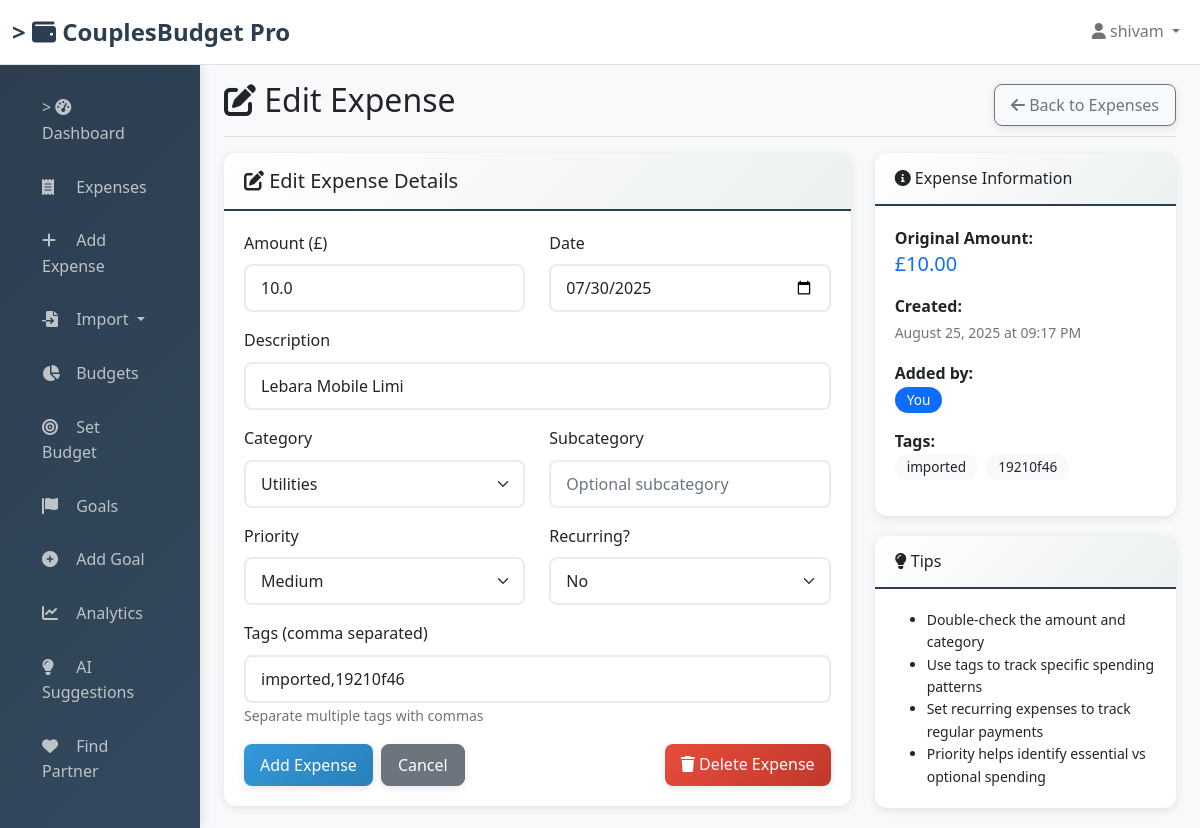
The app's page /expenses/edit/3 (signed in) with its own data.
### app/models.py (models this page shows, shortened)
class User(UserMixin, db.Model):
    id = db.Column(db.Integer, primary_key=True)
    username = db.Column(db.String(80), unique=True, nullable=False, index=True)
    email = db.Column(db.String(120), unique=True, nullable=False, index=True)
    password_hash = db.Column(db.String(256))
    partner_id = db.Column(db.Integer, db.ForeignKey('user.id'), nullable=True)
    profile_picture = db.Column(db.String(200), nullable=True, default='default.png')
    is_admin = db.Column(db.Boolean, default=False)
    is_active = db.Column(db.Boolean, default=True)
    last_login = db.Column(db.DateTime, nullable=True)
    created_at = db.Column(db.DateTime, default=datetime.utcnow)
    updated_at = db.Column(db.DateTime, default=datetime.utcnow, onupdate=datetime.utcnow)
    expenses = db.relationship('Expense', backref='user', lazy=True, cascade='all, delete-orphan')
    budgets = db.relationship('Budget', backref='user', lazy=True, cascade='all, delete-orphan')
    goals = db.relationship('Goal', backref='user', lazy=True, cascade='all, delete-orphan')
    investments = db.relationship('Investment', backref='user', lazy=True, cascade='all, delete-orphan')
    imported_transactions = db.relationship('ImportedTransaction', backref='user', lazy=True, cascade='all, delete-orphan')

class Expense(db.Model):
    id = db.Column(db.Integer, primary_key=True)
    user_id = db.Column(db.Integer, db.ForeignKey('user.id'), nullable=False)
    amount = db.Column(db.Float, nullable=False)
    description = db.Column(db.String(200), nullable=False)
    category = db.Column(db.String(50), nullable=False)
    subcategory = db.Column(db.String(50), nullable=True)
    date = db.Column(db.Date, nullable=False, default=datetime.utcnow)
    is_recurring = db.Column(db.Boolean, default=False)
    frequency = db.Column(db.String(20), nullable=True)  # monthly, weekly, yearly
    priority = db.Column(db.String(20), default='medium')  # low, medium, high
    tags = db.Column(db.String(200), nullable=True)
    created_at = db.Column(db.DateTime, default=datetime.utcnow)

### app/routes/expenses.py (the view, shortened to what this page needs)
@expenses_bp.route('/edit/<int:expense_id>', methods=['GET', 'POST'])
@login_required
def edit_expense(expense_id):
    expense = Expense.query.get_or_404(expense_id)
    if expense.user_id != current_user.id:
        flash('You can only edit your own expenses!', 'error')
        return redirect(url_for('expenses.list_expenses'))
    form = ExpenseForm(obj=expense)
    form.is_recurring.data = 'True' if expense.is_recurring else 'False'
    return render_template('edit_expense.html', form=form, expense=expense)

### templates/edit_expense.html (shortened to what this page needs)
{% extends "base.html" %}
{% block content %}
<div class="d-flex justify-content-between flex-wrap flex-md-nowrap align-items-center pt-3 pb-2 mb-3 border-bottom">
    <h1 class="h2"><i class="fas fa-edit"></i> Edit Expense</h1>
    <div class="btn-toolbar mb-2 mb-md-0">
        <a href="{{ url_for('expenses.list_expenses') }}" class="btn btn-outline-secondary">
            <i class="fas fa-arrow-left"></i> Back to Expenses
        </a>
    </div>
</div>
<div class="row">
    <div class="col-md-8">
        <div class="card">
            <div class="card-header">
                <h5 class="mb-0"><i class="fas fa-edit"></i> Edit Expense Details</h5>
            </div>
            <div class="card-body">
                <form method="POST">
                    <div class="row">
                        <div class="col-md-6 mb-3">
                            {{ form.amount.label(class="form-label") }}
                            {{ form.amount(class="form-control", step="0.01", min="0") }}
                        </div>
                        <div class="col-md-6 mb-3">
                            {{ form.date.label(class="form-label") }}
                            {{ form.date(class="form-control") }}
                        </div>
                    </div>
                    <div class="mb-3">
                        {{ form.description.label(class="form-label") }}
                        {{ form.description(class="form-control", placeholder="What did you spend on?") }}
                    </div>
                    <div class="row">
                        <div class="col-md-6 mb-3">
                            {{ form.category.label(class="form-label") }}
                            {{ form.category(class="form-select") }}
                        </div>
                        <div class="col-md-6 mb-3">
                            {{ form.subcategory.label(class="form-label") }}
                            {{ form.subcategory(class="form-control", placeholder="Optional subcategory") }}
                        </div>
                    </div>
                    <div class="row">
                        <div class="col-md-6 mb-3">
                            {{ form.priority.label(class="form-label") }}
                            {{ form.priority(class="form-select") }}
                        </div>
                        <div class="col-md-6 mb-3">
                            {{ form.is_recurring.label(class="form-label") }}
                            {{ form.is_recurring(class="form-select", onchange="toggleFrequency()") }}
                        </div>
                    </div>
                    <div class="mb-3">
                        {{ form.tags.label(class="form-label") }}
                        {{ form.tags(class="form-control", placeholder="e.g., groceries, weekly shopping") }}
                        <small class="form-text text-muted">Separate multiple tags with commas</small>
                    </div>
                    <div class="d-flex gap-2">
                        {{ form.submit(class="btn btn-primary") }}
                        <a href="{{ url_for('expenses.list_expenses') }}" class="btn btn-secondary">Cancel</a>
                        <a href="{{ url_for('expenses.delete_expense', expense_id=expense.id) }}"
                           class="btn btn-danger ms-auto"
                           onclick="return confirm('Are you sure you want to delete this expense?')">
                            <i class="fas fa-trash"></i> Delete Expense
                        </a>
                    </div>
                </form>
            </div>
        </div>
    </div>
    <div class="col-md-4">
        <div class="card">
            <div class="card-header">
                <h6 class="mb-0"><i class="fas fa-info-circle"></i> Expense Information</h6>
            </div>
            <div class="card-body">
                <div class="mb-3">
                    <strong>Original Amount:</strong><br>
                    <span class="h5 text-primary">£{{ "%.2f"|format(expense.amount) }}</span>
                </div>
                <div class="mb-3">
                    <strong>Created:</strong><br>
                    <small class="text-muted">{{ expense.created_at.strftime('%B %d, %Y at %I:%M %p') }}</small>
                </div>
                <div class="mb-3">
                    <strong>Added by:</strong><br>
                    {% if expense.user_id == current_user.id %}
                        <span class="badge bg-primary">You</span>
                    {% else %}
                        <span class="badge bg-info">Your Partner</span>
                    {% endif %}
                </div>
                {% if expense.tags %}
                <div class="mb-3">
                    <strong>Tags:</strong><br>
                    {% for tag in expense.tags.split(',') %}
                        <span class="badge bg-light text-dark me-1">{{ tag.strip() }}</span>
                    {% endfor %}
                </div>
                {% endif %}
            </div>
        </div>
        <div class="card mt-3">
            <div class="card-header">
                <h6 class="mb-0"><i class="fas fa-lightbulb"></i> Tips</h6>
            </div>
            <div class="card-body">
                <ul class="mb-0 small">
                    <li>Double-check the amount and category</li>
                    <li>Use tags to track specific spending patterns</li>
                    <li>Set recurring expenses to track regular payments</li>
                    <li>Priority helps identify essential vs optional spending</li>
                </ul>
            </div>
        </div>
    </div>
</div>
{% endblock %}

### templates/base.html (shortened to what this page needs)
<!DOCTYPE html>
<html lang="en">
<head>
    <link href="https://cdn.jsdelivr.net/npm/bootstrap@5.1.3/dist/css/bootstrap.min.css" rel="stylesheet">
    <link href="https://cdnjs.cloudflare.com/ajax/libs/font-awesome/6.0.0/css/all.min.css" rel="stylesheet">
    <link href="{{ url_for('static', filename='css/custom.css') }}" rel="stylesheet">
</head>
<body>
    <nav class="navbar navbar-expand-lg navbar-light bg-white border-bottom">
        <div class="container-fluid">
            <a class="navbar-brand" href="{{ url_for('main.index') }}">>
                <i class="fas fa-wallet"></i> CouplesBudget Pro
            </a>
            {% if current_user.is_authenticated %}
            <div class="navbar-nav ms-auto">
                <div class="nav-item dropdown">
                    <a class="nav-link dropdown-toggle" href="#" id="navbarDropdown" role="button" data-bs-toggle="dropdown">
                        <i class="fas fa-user"></i> {{ current_user.username }}
                    </a>
                </div>
            </div>
            {% endif %}
        </div>
    </nav>
    <div class="container-fluid">
        <div class="row">
            {% if current_user.is_authenticated %}
            <nav class="col-md-3 col-lg-2 d-md-block sidebar collapse">
                <div class="position-sticky pt-3">
                    <ul class="nav flex-column">
                        <li class="nav-item">
                            <a class="nav-link" href="{{ url_for('main.dashboard') }}">>
                                <i class="fas fa-tachometer-alt"></i> Dashboard
                            </a>
                        </li>
                        <li class="nav-item">
                            <a class="nav-link" href="{{ url_for('expenses.list_expenses') }}">
                                <i class="fas fa-receipt"></i> Expenses
                            </a>
                        </li>
                        <li class="nav-item">
                            <a class="nav-link" href="{{ url_for('expenses.add_expense') }}">
                                <i class="fas fa-plus"></i> Add Expense
                            </a>
                        </li>
                        <li class="nav-item dropdown">
                            <a class="nav-link dropdown-toggle" href="#" id="importDropdown" role="button" data-bs-toggle="dropdown" aria-expanded="false">
                                <i class="fas fa-file-import"></i> Import
                            </a>
                        </li>
                        <li class="nav-item">
                            <a class="nav-link" href="{{ url_for('budgets.list_budgets') }}">
                                <i class="fas fa-chart-pie"></i> Budgets
                            </a>
                        </li>
                        <li class="nav-item">
                            <a class="nav-link" href="{{ url_for('budgets.set_budget') }}">
                                <i class="fas fa-bullseye"></i> Set Budget
                            </a>
                        </li>
                        <li class="nav-item">
                            <a class="nav-link" href="{{ url_for('goals.list_goals') }}">
                                <i class="fas fa-flag"></i> Goals
                            </a>
                        </li>
                        <li class="nav-item">
                            <a class="nav-link" href="{{ url_for('goals.add_goal') }}">
                                <i class="fas fa-plus-circle"></i> Add Goal
                            </a>
                        </li>
                        <li class="nav-item">
                            <a class="nav-link" href="{{ url_for('analytics.analytics') }}">
                                <i class="fas fa-chart-line"></i> Analytics
                            </a>
                        </li>
                        <li class="nav-item">
                                                        <a class="nav-link" href="{{ url_for('analytics.suggestions') }}">
                                <i class="fas fa-lightbulb"></i> AI Suggestions
                            </a>
                        </li>
                        <li class="nav-item">
                            <a class="nav-link" href="{{ url_for('profile.search_partners') }}">
                                <i class="fas fa-heart"></i> Find Partner
                            </a>
                        </li>
                    </ul>
                </div>
            </nav>
            {% endif %}
            <main class="col-md-9 ms-sm-auto col-lg-10 px-md-4">
                {% block content %}{% endblock %}
            </main>
        </div>
    </div>
</body>
</html>

### static/css/custom.css (style rules this page uses)
:root { --primary-color: #2c3e50; --secondary-color: #3498db; --success-color: #27ae60; --warning-color: #f39c12; --danger-color: #e74c3c; --light-color: #ecf0f1; --dark-color: #34495e; }
body { font-family: 'Segoe UI', Tahoma, Geneva, Verdana, sans-serif; background-color: #f8f9fa; line-height: 1.6; }
* { transition: all 0.3s ease; }
.navbar-brand { font-weight: bold; font-size: 1.5rem; color: var(--primary-color) !important; }
.sidebar { background: linear-gradient(135deg, var(--primary-color), var(--dark-color)); min-height: calc(100vh - 56px); box-shadow: 2px 0 10px rgba(0,0,0,0.1); }
.sidebar .nav-link { color: #bdc3c7; padding: 12px 20px; border-radius: 8px; margin: 2px 10px; font-weight: 500; }
.sidebar .nav-link i { width: 20px; margin-right: 10px; }
.card { border: none; border-radius: 12px; box-shadow: 0 4px 20px rgba(0,0,0,0.08); margin-bottom: 20px; overflow: hidden; transition: all 0.3s ease; }
.card-header { background: linear-gradient(135deg, #ffffff, var(--light-color)); border-bottom: 2px solid var(--primary-color); font-weight: bold; padding: 16px 20px; }
.card-body { padding: 20px; }
.btn { border-radius: 8px; font-weight: 500; padding: 8px 16px; text-transform: none; box-shadow: 0 2px 8px rgba(0,0,0,0.1); transition: all 0.3s ease; }
.btn-primary { background: linear-gradient(135deg, var(--secondary-color), #2980b9); border: none; }
.btn-danger { background: linear-gradient(135deg, var(--danger-color), #c0392b); border: none; }
.form-control { border-radius: 8px; border: 2px solid #e9ecef; padding: 10px 15px; transition: all 0.3s ease; }
.form-select { border-radius: 8px; border: 2px solid #e9ecef; padding: 10px 15px; }
.badge { font-weight: 500; padding: 6px 12px; border-radius: 20px; font-size: 0.85em; }

### templates/base.html (style rules this page uses)
:root { --primary-color: #2c3e50; --secondary-color: #3498db; --success-color: #27ae60; --warning-color: #f39c12; --danger-color: #e74c3c; --light-color: #ecf0f1; }
body { background-color: #f8f9fa; }
.navbar-brand { font-weight: bold; color: var(--primary-color) !important; }
.sidebar { background-color: var(--primary-color); min-height: calc(100vh - 56px); }
.sidebar .nav-link { color: #bdc3c7; padding: 12px 20px; transition: all 0.3s ease; }
.card { border: none; box-shadow: 0 2px 10px rgba(0,0,0,0.1); margin-bottom: 20px; }
.card-header { background-color: var(--light-color); border-bottom: 2px solid var(--primary-color); font-weight: bold; }
.btn-primary { background-color: var(--secondary-color); border-color: var(--secondary-color); }

### records on screen
User: username "shivam"
Expense: amount "10.0", date "07/30/2025", description "Lebara Mobile Limi", category "Utilities", priority "Medium", is_recurring "No", tags "imported,19210f46", amount "10.00", created_at "August 25, 2025 at 09:17 PM"

### other values on screen
{{ tag.strip() }} "imported" "19210f46"
